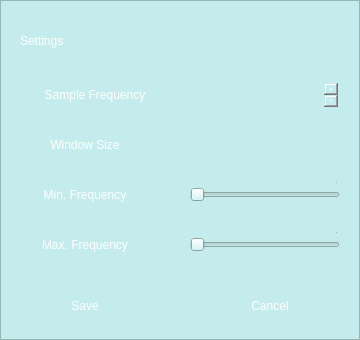
<?xml version="1.0" encoding="UTF-8"?>
<ui version="4.0">
 <class>SettingsPopUp</class>
 <widget class="QWidget" name="SettingsPopUp">
  <property name="geometry">
   <rect>
    <x>0</x>
    <y>0</y>
    <width>360</width>
    <height>340</height>
   </rect>
  </property>
  <property name="minimumSize">
   <size>
    <width>0</width>
    <height>0</height>
   </size>
  </property>
  <property name="maximumSize">
   <size>
    <width>500</width>
    <height>600</height>
   </size>
  </property>
  <property name="windowTitle">
   <string>SettingsPopUp</string>
  </property>
  <property name="styleSheet">
   <string notr="true">background-color: rgb(196, 236, 236);</string>
  </property>
  <widget class="QFrame" name="settings_frame">
   <property name="geometry">
    <rect>
     <x>0</x>
     <y>0</y>
     <width>360</width>
     <height>340</height>
    </rect>
   </property>
   <property name="maximumSize">
    <size>
     <width>500</width>
     <height>600</height>
    </size>
   </property>
   <property name="styleSheet">
    <string notr="true">background: qlineargradient(
    x1: 0, y1: 0, x2: 1, y2: 1,
    stop: 0 rgba(39, 113, 90, 1), stop: 1 rgba(210, 254, 254, 1)
);</string>
   </property>
   <property name="frameShape">
    <enum>QFrame::StyledPanel</enum>
   </property>
   <property name="frameShadow">
    <enum>QFrame::Raised</enum>
   </property>
   <widget class="QPushButton" name="saveButton">
    <property name="geometry">
     <rect>
      <x>45</x>
      <y>290</y>
      <width>80</width>
      <height>32</height>
     </rect>
    </property>
    <property name="styleSheet">
     <string notr="true">font: 15pt &quot;Arial&quot;;
color: white; 
background: qradialgradient(
    cx: 0.3, cy: -0.4, fx: 0.3, fy: -0.4,
    radius: 1.35, stop: 0 rgba(25, 81, 68, 1), stop: 1 rgba(57, 148, 127, 1)
);

border-radius: 10%;</string>
    </property>
    <property name="text">
     <string>Save</string>
    </property>
   </widget>
   <widget class="QPushButton" name="cancelButton">
    <property name="geometry">
     <rect>
      <x>230</x>
      <y>290</y>
      <width>80</width>
      <height>32</height>
     </rect>
    </property>
    <property name="styleSheet">
     <string notr="true">font: 15pt &quot;Arial&quot;;
color: white; 
background: qradialgradient(
    cx: 0.3, cy: -0.4, fx: 0.3, fy: -0.4,
    radius: 1.35, stop: 0 rgba(25, 81, 68, 1), stop: 1 rgba(57, 148, 127, 1)
);

border-radius: 10%;</string>
    </property>
    <property name="text">
     <string>Cancel</string>
    </property>
   </widget>
   <widget class="QLabel" name="titleLabel">
    <property name="geometry">
     <rect>
      <x>20</x>
      <y>30</y>
      <width>141</width>
      <height>21</height>
     </rect>
    </property>
    <property name="styleSheet">
     <string notr="true">color: white;
font: 18pt &quot;Arial&quot;;
background:none;</string>
    </property>
    <property name="text">
     <string>Settings</string>
    </property>
   </widget>
   <widget class="QFrame" name="frame">
    <property name="geometry">
     <rect>
      <x>10</x>
      <y>80</y>
      <width>341</width>
      <height>30</height>
     </rect>
    </property>
    <property name="styleSheet">
     <string notr="true">font: 13pt &quot;Arial&quot;;
color: white;

background: qradialgradient(
    cx: 0.3, cy: -0.4, fx: 0.3, fy: -0.4,
    radius: 1.35, stop: 0 rgba(0, 12, 19, 1), stop: 1 rgba(0, 82, 136, 1)
);

border-radius: 10%;</string>
    </property>
    <property name="frameShape">
     <enum>QFrame::WinPanel</enum>
    </property>
    <property name="frameShadow">
     <enum>QFrame::Sunken</enum>
    </property>
    <widget class="QTextEdit" name="sampleFreqText">
     <property name="geometry">
      <rect>
       <x>220</x>
       <y>0</y>
       <width>111</width>
       <height>30</height>
      </rect>
     </property>
     <property name="styleSheet">
      <string notr="true">color: white;
border-radius: 10px;
background: qradialgradient(
    cx: 0.3, cy: -0.4, fx: 0.3, fy: -0.4,
    radius: 1.35, stop: 0 rgba(0, 12, 19, 1), stop: 1 rgba(0, 82, 136, 1)
);
padding: 3px;
vertical-align: center;
text-align: center;</string>
     </property>
     <property name="html">
      <string>&lt;!DOCTYPE HTML PUBLIC &quot;-//W3C//DTD HTML 4.0//EN&quot; &quot;http://www.w3.org/TR/REC-html40/strict.dtd&quot;&gt;
&lt;html&gt;&lt;head&gt;&lt;meta name=&quot;qrichtext&quot; content=&quot;1&quot; /&gt;&lt;meta charset=&quot;utf-8&quot; /&gt;&lt;style type=&quot;text/css&quot;&gt;
p, li { white-space: pre-wrap; }
hr { height: 1px; border-width: 0; }
li.unchecked::marker { content: &quot;\2610&quot;; }
li.checked::marker { content: &quot;\2612&quot;; }
&lt;/style&gt;&lt;/head&gt;&lt;body style=&quot; font-family:'Arial'; font-size:13pt; font-weight:400; font-style:normal;&quot;&gt;
&lt;p align=&quot;center&quot; style=&quot;-qt-paragraph-type:empty; margin-top:0px; margin-bottom:0px; margin-left:0px; margin-right:0px; -qt-block-indent:0; text-indent:0px;&quot;&gt;&lt;br /&gt;&lt;/p&gt;&lt;/body&gt;&lt;/html&gt;</string>
     </property>
    </widget>
    <widget class="QLabel" name="sampleFreqLabel">
     <property name="geometry">
      <rect>
       <x>10</x>
       <y>0</y>
       <width>150</width>
       <height>30</height>
      </rect>
     </property>
     <property name="styleSheet">
      <string notr="true">font: 13pt &quot;Arial&quot;;
color: white;

background: none;

border-radius: 10%;
</string>
     </property>
     <property name="frameShape">
      <enum>QFrame::Box</enum>
     </property>
     <property name="text">
      <string>Sample Frequency</string>
     </property>
     <property name="alignment">
      <set>Qt::AlignCenter</set>
     </property>
    </widget>
   </widget>
   <widget class="QFrame" name="frame_2">
    <property name="geometry">
     <rect>
      <x>10</x>
      <y>130</y>
      <width>341</width>
      <height>30</height>
     </rect>
    </property>
    <property name="styleSheet">
     <string notr="true">font: 13pt &quot;Arial&quot;;
color: white;

background: qradialgradient(
    cx: 0.3, cy: -0.4, fx: 0.3, fy: -0.4,
    radius: 1.35, stop: 0 rgba(0, 12, 19, 1), stop: 1 rgba(0, 82, 136, 1)
);

border-radius: 10%;</string>
    </property>
    <property name="frameShape">
     <enum>QFrame::StyledPanel</enum>
    </property>
    <property name="frameShadow">
     <enum>QFrame::Raised</enum>
    </property>
    <widget class="QTextEdit" name="sampleFreqText_2">
     <property name="geometry">
      <rect>
       <x>209</x>
       <y>-1</y>
       <width>121</width>
       <height>30</height>
      </rect>
     </property>
     <property name="styleSheet">
      <string notr="true">color: white;
border-radius: 10px;
background: qradialgradient(
    cx: 0.3, cy: -0.4, fx: 0.3, fy: -0.4,
    radius: 1.35, stop: 0 rgba(0, 12, 19, 1), stop: 1 rgba(0, 82, 136, 1)
);
padding: 3px;
vertical-align: center;
text-align: center;</string>
     </property>
     <property name="html">
      <string>&lt;!DOCTYPE HTML PUBLIC &quot;-//W3C//DTD HTML 4.0//EN&quot; &quot;http://www.w3.org/TR/REC-html40/strict.dtd&quot;&gt;
&lt;html&gt;&lt;head&gt;&lt;meta name=&quot;qrichtext&quot; content=&quot;1&quot; /&gt;&lt;meta charset=&quot;utf-8&quot; /&gt;&lt;style type=&quot;text/css&quot;&gt;
p, li { white-space: pre-wrap; }
hr { height: 1px; border-width: 0; }
li.unchecked::marker { content: &quot;\2610&quot;; }
li.checked::marker { content: &quot;\2612&quot;; }
&lt;/style&gt;&lt;/head&gt;&lt;body style=&quot; font-family:'Arial'; font-size:13pt; font-weight:400; font-style:normal;&quot;&gt;
&lt;p align=&quot;center&quot; style=&quot;-qt-paragraph-type:empty; margin-top:0px; margin-bottom:0px; margin-left:0px; margin-right:0px; -qt-block-indent:0; text-indent:0px;&quot;&gt;&lt;br /&gt;&lt;/p&gt;&lt;/body&gt;&lt;/html&gt;</string>
     </property>
    </widget>
    <widget class="QLabel" name="windowSizeLabel">
     <property name="geometry">
      <rect>
       <x>0</x>
       <y>0</y>
       <width>150</width>
       <height>30</height>
      </rect>
     </property>
     <property name="styleSheet">
      <string notr="true">font: 13pt &quot;Arial&quot;;
color: white;

background: none;

border-radius: 10%;
</string>
     </property>
     <property name="frameShape">
      <enum>QFrame::Box</enum>
     </property>
     <property name="text">
      <string>Window Size</string>
     </property>
     <property name="alignment">
      <set>Qt::AlignCenter</set>
     </property>
    </widget>
    <widget class="QTextEdit" name="windowSizeText">
     <property name="geometry">
      <rect>
       <x>220</x>
       <y>0</y>
       <width>111</width>
       <height>30</height>
      </rect>
     </property>
     <property name="styleSheet">
      <string notr="true">color: white;
border-radius: 10px;
background: qradialgradient(
    cx: 0.3, cy: -0.4, fx: 0.3, fy: -0.4,
    radius: 1.35, stop: 0 rgba(0, 12, 19, 1), stop: 1 rgba(0, 82, 136, 1)
);
padding: 3px;
vertical-align: center;
text-align: center;</string>
     </property>
    </widget>
   </widget>
   <widget class="QFrame" name="frame_3">
    <property name="geometry">
     <rect>
      <x>10</x>
      <y>180</y>
      <width>341</width>
      <height>30</height>
     </rect>
    </property>
    <property name="styleSheet">
     <string notr="true">font: 13pt &quot;Arial&quot;;
color: white;

background: qradialgradient(
    cx: 0.3, cy: -0.4, fx: 0.3, fy: -0.4,
    radius: 1.35, stop: 0 rgba(0, 12, 19, 1), stop: 1 rgba(0, 82, 136, 1)
);

border-radius: 10%;</string>
    </property>
    <property name="frameShape">
     <enum>QFrame::Box</enum>
    </property>
    <property name="frameShadow">
     <enum>QFrame::Plain</enum>
    </property>
    <widget class="QTextEdit" name="sampleFreqText_3">
     <property name="geometry">
      <rect>
       <x>209</x>
       <y>-1</y>
       <width>121</width>
       <height>30</height>
      </rect>
     </property>
     <property name="styleSheet">
      <string notr="true">color: white;
border-radius: 10px;
background: qradialgradient(
    cx: 0.3, cy: -0.4, fx: 0.3, fy: -0.4,
    radius: 1.35, stop: 0 rgba(0, 12, 19, 1), stop: 1 rgba(0, 82, 136, 1)
);
padding: 3px;
vertical-align: center;
text-align: center;</string>
     </property>
     <property name="html">
      <string>&lt;!DOCTYPE HTML PUBLIC &quot;-//W3C//DTD HTML 4.0//EN&quot; &quot;http://www.w3.org/TR/REC-html40/strict.dtd&quot;&gt;
&lt;html&gt;&lt;head&gt;&lt;meta name=&quot;qrichtext&quot; content=&quot;1&quot; /&gt;&lt;meta charset=&quot;utf-8&quot; /&gt;&lt;style type=&quot;text/css&quot;&gt;
p, li { white-space: pre-wrap; }
hr { height: 1px; border-width: 0; }
li.unchecked::marker { content: &quot;\2610&quot;; }
li.checked::marker { content: &quot;\2612&quot;; }
&lt;/style&gt;&lt;/head&gt;&lt;body style=&quot; font-family:'Arial'; font-size:13pt; font-weight:400; font-style:normal;&quot;&gt;
&lt;p align=&quot;center&quot; style=&quot;-qt-paragraph-type:empty; margin-top:0px; margin-bottom:0px; margin-left:0px; margin-right:0px; -qt-block-indent:0; text-indent:0px;&quot;&gt;&lt;br /&gt;&lt;/p&gt;&lt;/body&gt;&lt;/html&gt;</string>
     </property>
    </widget>
    <widget class="QSlider" name="minfreq_slider">
     <property name="geometry">
      <rect>
       <x>180</x>
       <y>0</y>
       <width>150</width>
       <height>30</height>
      </rect>
     </property>
     <property name="layoutDirection">
      <enum>Qt::LeftToRight</enum>
     </property>
     <property name="orientation">
      <enum>Qt::Horizontal</enum>
     </property>
    </widget>
    <widget class="QLabel" name="minFreqLabel">
     <property name="geometry">
      <rect>
       <x>0</x>
       <y>0</y>
       <width>150</width>
       <height>30</height>
      </rect>
     </property>
     <property name="styleSheet">
      <string notr="true">font: 13pt &quot;Arial&quot;;
color: white;

background: none;

border-radius: 10%;
</string>
     </property>
     <property name="frameShape">
      <enum>QFrame::Box</enum>
     </property>
     <property name="text">
      <string>Min. Frequency</string>
     </property>
     <property name="alignment">
      <set>Qt::AlignCenter</set>
     </property>
    </widget>
   </widget>
   <widget class="QFrame" name="frame_4">
    <property name="geometry">
     <rect>
      <x>10</x>
      <y>230</y>
      <width>341</width>
      <height>30</height>
     </rect>
    </property>
    <property name="styleSheet">
     <string notr="true">font: 13pt &quot;Arial&quot;;
color: white;

background: qradialgradient(
    cx: 0.3, cy: -0.4, fx: 0.3, fy: -0.4,
    radius: 1.35, stop: 0 rgba(0, 12, 19, 1), stop: 1 rgba(0, 82, 136, 1)
);

border-radius: 10%;</string>
    </property>
    <property name="frameShape">
     <enum>QFrame::StyledPanel</enum>
    </property>
    <property name="frameShadow">
     <enum>QFrame::Raised</enum>
    </property>
    <widget class="QTextEdit" name="sampleFreqText_4">
     <property name="geometry">
      <rect>
       <x>209</x>
       <y>-1</y>
       <width>121</width>
       <height>30</height>
      </rect>
     </property>
     <property name="styleSheet">
      <string notr="true">color: white;
border-radius: 10px;
background: qradialgradient(
    cx: 0.3, cy: -0.4, fx: 0.3, fy: -0.4,
    radius: 1.35, stop: 0 rgba(0, 12, 19, 1), stop: 1 rgba(0, 82, 136, 1)
);
padding: 3px;
vertical-align: center;
text-align: center;</string>
     </property>
     <property name="html">
      <string>&lt;!DOCTYPE HTML PUBLIC &quot;-//W3C//DTD HTML 4.0//EN&quot; &quot;http://www.w3.org/TR/REC-html40/strict.dtd&quot;&gt;
&lt;html&gt;&lt;head&gt;&lt;meta name=&quot;qrichtext&quot; content=&quot;1&quot; /&gt;&lt;meta charset=&quot;utf-8&quot; /&gt;&lt;style type=&quot;text/css&quot;&gt;
p, li { white-space: pre-wrap; }
hr { height: 1px; border-width: 0; }
li.unchecked::marker { content: &quot;\2610&quot;; }
li.checked::marker { content: &quot;\2612&quot;; }
&lt;/style&gt;&lt;/head&gt;&lt;body style=&quot; font-family:'Arial'; font-size:13pt; font-weight:400; font-style:normal;&quot;&gt;
&lt;p align=&quot;center&quot; style=&quot;-qt-paragraph-type:empty; margin-top:0px; margin-bottom:0px; margin-left:0px; margin-right:0px; -qt-block-indent:0; text-indent:0px;&quot;&gt;&lt;br /&gt;&lt;/p&gt;&lt;/body&gt;&lt;/html&gt;</string>
     </property>
    </widget>
    <widget class="QLabel" name="maxFreqLabel">
     <property name="geometry">
      <rect>
       <x>0</x>
       <y>0</y>
       <width>150</width>
       <height>30</height>
      </rect>
     </property>
     <property name="styleSheet">
      <string notr="true">font: 13pt &quot;Arial&quot;;
color: white;

background: none;
   

border-radius: 10%;</string>
     </property>
     <property name="frameShape">
      <enum>QFrame::Box</enum>
     </property>
     <property name="text">
      <string>Max. Frequency</string>
     </property>
     <property name="alignment">
      <set>Qt::AlignCenter</set>
     </property>
    </widget>
    <widget class="QSlider" name="maxfreq_slider">
     <property name="geometry">
      <rect>
       <x>180</x>
       <y>0</y>
       <width>150</width>
       <height>30</height>
      </rect>
     </property>
     <property name="orientation">
      <enum>Qt::Horizontal</enum>
     </property>
    </widget>
   </widget>
   <zorder>frame</zorder>
   <zorder>frame_3</zorder>
   <zorder>frame_2</zorder>
   <zorder>saveButton</zorder>
   <zorder>cancelButton</zorder>
   <zorder>titleLabel</zorder>
   <zorder>frame_4</zorder>
  </widget>
 </widget>
 <resources/>
 <connections/>
</ui>
